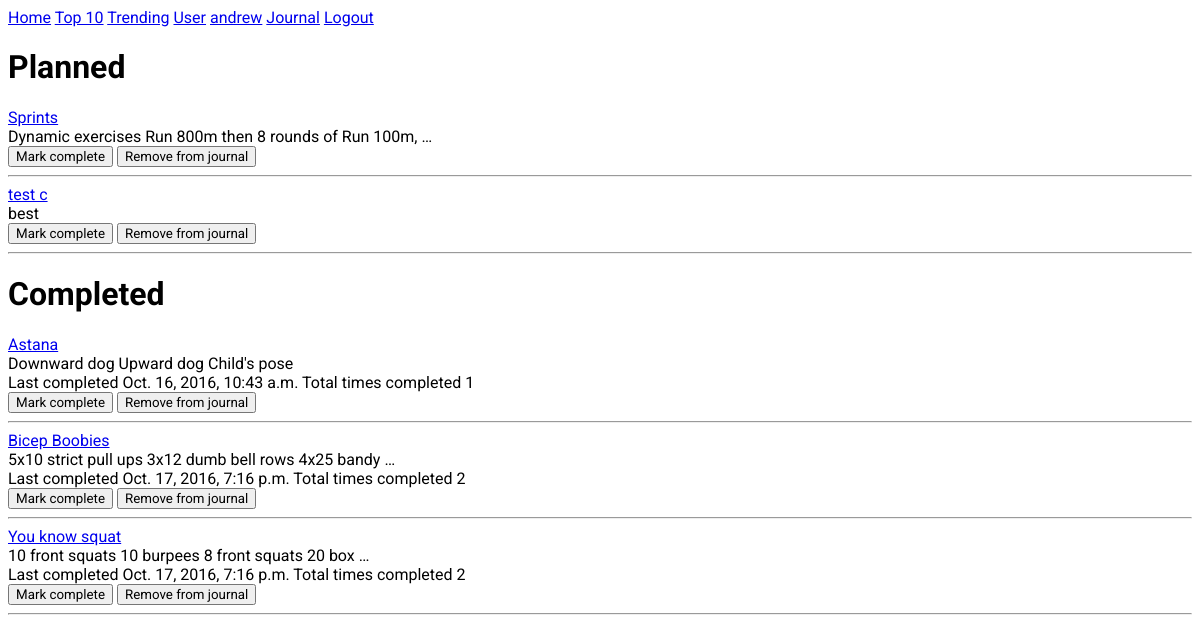
Before: /workouts/journal/ (signed in) with the older database file.
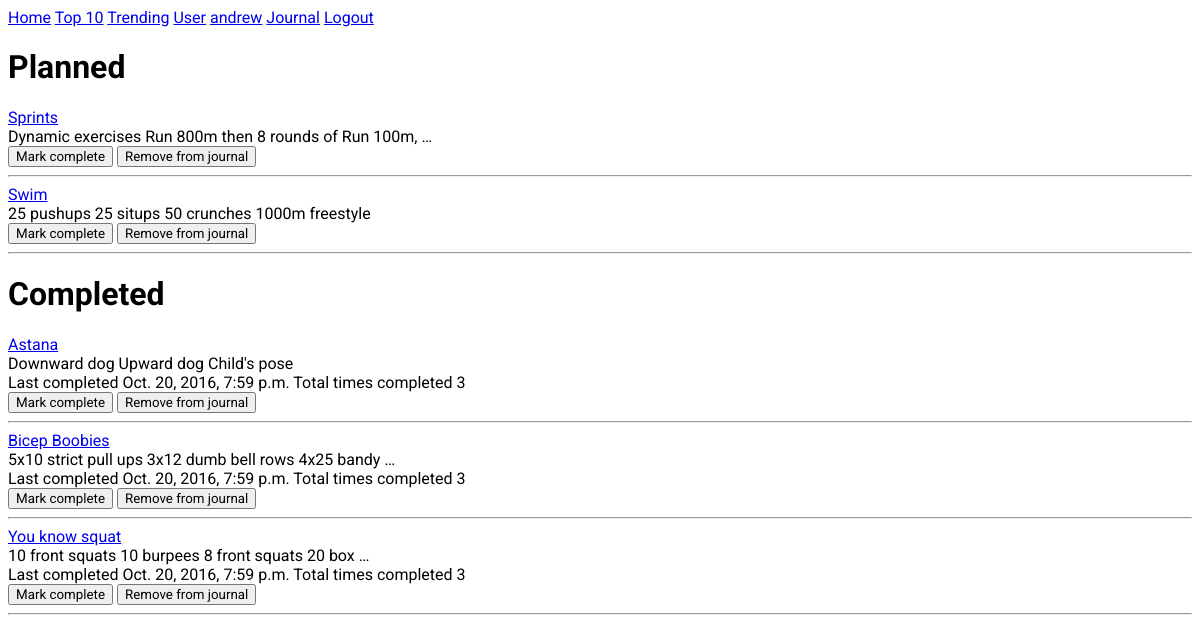
After: the same page with the newer database file.
### workouts/models.py (models this page shows, shortened)
class Journal(models.Model):
  user = models.ForeignKey(settings.AUTH_USER_MODEL, on_delete=models.CASCADE)
  routine = models.ForeignKey(Routine, on_delete=models.CASCADE)
  completed_on = models.DateTimeField(null=True)
  completed_count = models.IntegerField(default=0)

class Routine(models.Model):
  routine_title = models.CharField(max_length=70)
  routine_text = models.TextField()
  pub_date = models.DateTimeField('date published', default=timezone.now)
  created_by = models.ForeignKey(settings.AUTH_USER_MODEL, related_name="created_by")
  modify_date = models.DateTimeField('date modified', null=True)
  modified_by = models.ForeignKey(settings.AUTH_USER_MODEL, null=True, related_name="modified_by")
  likes = models.IntegerField(default=0)

### workouts/views.py (the view, shortened to what this page needs)
@login_required()
def journal(request):
  journal = Journal.objects.filter(user=request.user)
  journal_planned = journal.filter(completed_count=0)
  journal_completed = journal.filter(completed_count__gt=0)
  params = dict(journal=journal, journal_planned=journal_planned,
                journal_completed=journal_completed)
  return render(request, "workouts/journal.html", {
    'journal_planned' : journal_planned,
    'journal_completed' : journal_completed,
    })

### workouts/templates/workouts/journal.html (shortened to what this page needs)
{% extends "./base.html" %}
{% block content %}
<div><h1>Planned</h1></div>
{% for entry in journal_planned %}
  <span>
    <div><a href="{% url 'workouts:detail' entry.routine.id %}">{{ entry.routine.routine_title }}</a></div>
    <div>{{ entry.routine.routine_text|truncatewords:10 }}</div>
  </span>
  <span>
    <form method='post'>
      <span><input type="submit" name="mark_complete" value="Mark complete" /></span>
      <span><input type="submit" name="remove_from_journal" value="Remove from journal" /></span>
    </form>
  </span>
  <hr>
{% endfor %}
<div><h1>Completed</h1></div>
{% for entry in journal_completed %}
  <div><a href="{% url 'workouts:detail' entry.routine.id %}">{{ entry.routine.routine_title }}</a></div>
  <div>{{ entry.routine.routine_text|truncatewords:10 }}</div>
  <div>
    <span>Last completed {{ entry.completed_on }}</span>
    <span>Total times completed {{ entry.completed_count }}<span>
  </div>
  <form method='post'>
    <span><input type="submit" name="mark_complete" value="Mark complete" /></span>
    <span><input type="submit" name="remove_from_journal" value="Remove from journal" /></span>
  </form>
  <hr>
{% endfor %}
{% endblock content %}

### workouts/templates/workouts/base.html (shortened to what this page needs)
<!DOCTYPE html>
<html lang="en">
  <head>
    {% load static %}
    <link rel="stylesheet" type="text/css" href="{% static 'workouts/style.css' %}"
  </head>
  <body>
    <div id="sidebar">
      {% block sidebar %}
        <span><a href="{% url 'workouts:index' %}">Home</a></span>
        <span><a href="{% url 'workouts:sort_by_likes' %}">Top 10</a></span>
        <span><a href="{% url 'workouts:trending' %}">Trending</a></span>
        <span><a href="{% url 'workouts:user' %}">User</a></span>
        {% if user.is_authenticated %}
          <span><a href="{% url 'workouts:profile' %}">{{ user.first_name }}</a></span>
          <span><a href="{% url 'workouts:journal' %}">Journal</a></span>
          <span><a href="{% url 'workouts:logout' %}">Logout</a></span>
        {% else %}
          <span><a href="{% url 'workouts:login' %}">Login</a></span>
          <span><a href="{% url 'workouts:sign_up' %}">Sign up</a></span>
        {% endif %}
      {% endblock sidebar %}
    </div>
    <div id="content">
      {% block content %}{% endblock %}
    </div>
  </body>
</html>

### workouts/static/workouts/style.css (style rules this page uses)
* { font-family: 'Roboto', sans-serif; }

Changed rows visible on the page:
removed Journal: routine.routine_title "test c", routine.routine_text "best", shown under "Planned"
added Journal: routine.routine_title "Swim", routine.routine_text "25 pushups 25 situps 50 crunches 1000m freestyle", shown under "Planned"
changed Journal "Astana": completed_on "Oct. 16, 2016, 10:43 a.m." → "Oct. 20, 2016, 7:59 p.m."; completed_count "1" → "3"
changed Journal "Bicep Boobies": completed_on "Oct. 17, 2016, 7:16 p.m." → "Oct. 20, 2016, 7:59 p.m."; completed_count "2" → "3"
changed Journal "You know squat": completed_on "Oct. 17, 2016, 7:16 p.m." → "Oct. 20, 2016, 7:59 p.m."; completed_count "2" → "3"
